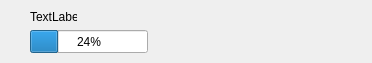
<?xml version="1.0" encoding="UTF-8"?>
<ui version="4.0">
 <class>DialogRecover</class>
 <widget class="QDialog" name="DialogRecover">
  <property name="geometry">
   <rect>
    <x>0</x>
    <y>0</y>
    <width>372</width>
    <height>63</height>
   </rect>
  </property>
  <property name="windowTitle">
   <string>Wiederherstellung</string>
  </property>
  <widget class="QProgressBar" name="progressBar">
   <property name="geometry">
    <rect>
     <x>30</x>
     <y>30</y>
     <width>118</width>
     <height>23</height>
    </rect>
   </property>
   <property name="value">
    <number>24</number>
   </property>
  </widget>
  <widget class="QLabel" name="label">
   <property name="geometry">
    <rect>
     <x>30</x>
     <y>10</y>
     <width>47</width>
     <height>13</height>
    </rect>
   </property>
   <property name="text">
    <string>TextLabel</string>
   </property>
  </widget>
 </widget>
 <resources/>
 <connections/>
</ui>
